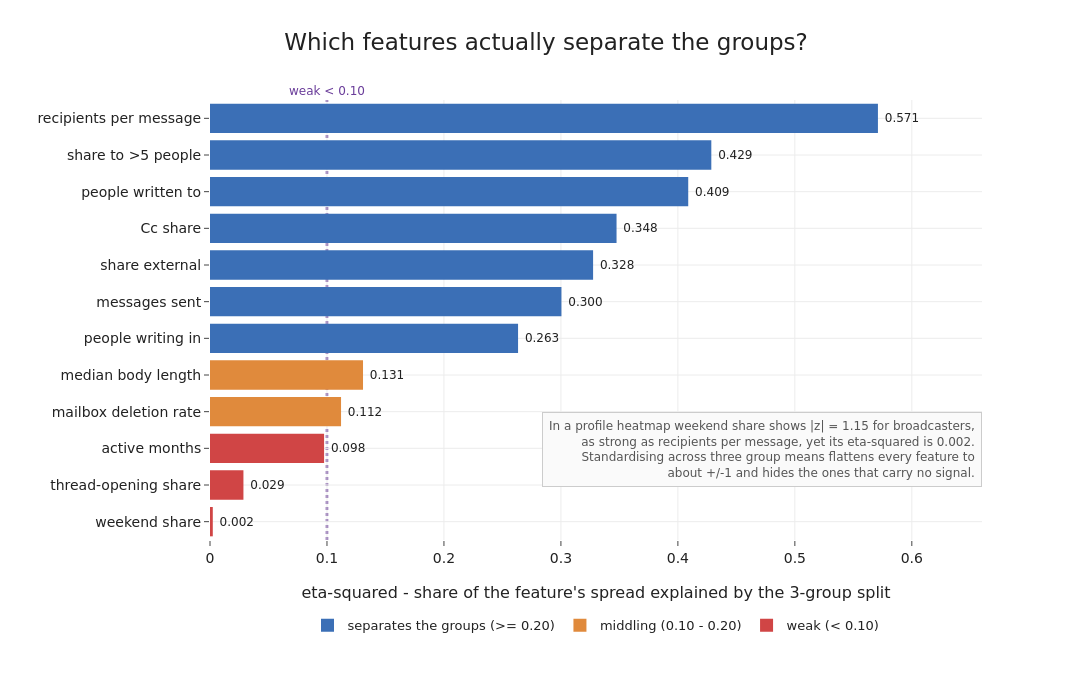

The cell this chart's notebook holds for it:
### Markdown cell above
## Which features actually separate the groups?

That measure is eta-squared: of all the spread in a feature across the 142 people, the share the
three-group split accounts for. Unlike the heatmap's standardisation it keeps the within-group
scatter, so a feature near one is almost entirely explained by which group a person is in, and a
feature near zero genuinely looks the same in every group.

### Code cell
eta = {}
for j, f in enumerate(FEATS):
    x = X[:, j]; gm = x.mean(); sst = ((x - gm) ** 2).sum()
    ssb = sum((clabel == c).sum() * (x[clabel == c].mean() - gm) ** 2 for c in np.unique(clabel))
    eta[f] = ssb / sst
eta = pd.Series(eta).sort_values()

# crosscheck: profile-heatmap z (standardised over 3 group means) vs population z vs eta-squared
prof_named = prof.rename(index=names)
z3   = (prof_named - prof_named.mean()) / prof_named.std()
zpop = (prof_named - Fraw[FEATS].mean()) / Fraw[FEATS].std()
chk = pd.DataFrame({"heatmap z (broadc.)": z3.loc["Broadcasters / execs"],
                    "population z (broadc.)": zpop.loc["Broadcasters / execs"],
                    "eta_squared": eta}).loc[["wknd_ratio", "root_ratio", "del_rate", "broadcast", "mean_recip"]]
chk.index = [PRETTY[i] for i in chk.index]
print(chk.round(3).to_string())

fn = [PRETTY[k] for k in eta.index]; ev = eta.values
barcol = [RED if v < 0.10 else (ORANGE if v < 0.20 else BLUE) for v in ev]
fig = go.Figure(go.Bar(y=fn, x=ev, orientation="h", marker_color=barcol,
    text=[f" {v:.3f}" for v in ev], textposition="outside", textfont=dict(size=12),
    cliponaxis=False, showlegend=False))
for col, nm in [(BLUE, "separates the groups (>= 0.20)"),
                (ORANGE, "middling (0.10 - 0.20)"), (RED, "weak (< 0.10)")]:
    fig.add_trace(go.Scatter(x=[None], y=[None], mode="markers",
        marker=dict(size=13, color=col, symbol="square"), name=nm, showlegend=True))
fig.add_vline(x=0.10, line=dict(color=PURPLE, dash="dot", width=2.5), layer="below",
    annotation_text="weak &lt; 0.10", annotation_position="top",
    annotation_font=dict(size=12, color=PURPLE))
fig.update_xaxes(title_text="eta-squared - share of the feature's spread explained by the 3-group split",
    range=[0, 0.66])
fig.add_annotation(xref="paper", yref="paper", x=1.0, y=0.12, showarrow=False, xanchor="right", align="right",
    text="In a profile heatmap weekend share shows |z| = 1.15 for broadcasters,<br>"
         "as strong as recipients per message, yet its eta-squared is 0.002.<br>"
         "Standardising across three group means flattens every feature to<br>"
         "about +/-1 and hides the ones that carry no signal.",
    font=dict(size=12, color="#555"), bordercolor="#cccccc", borderwidth=1, borderpad=6, bgcolor="#fafafa")
fig.update_layout(title="Which features actually separate the groups?",
    legend=dict(orientation="h", x=0.5, xanchor="center", y=-0.16, yanchor="top", font=dict(size=13)))
save_fig(fig, "pc2_feature_separation.png", w=1180, h=680, margin=dict(l=210, r=110, t=100, b=140))

### Figure 1 — Plotly figure (JSON) as saved in the notebook; plotly's stock layout.template omitted (floating-point values rounded to 4 significant figures)
{"data": [{"cliponaxis": false, "marker": {"color": ["#d04545", "#d04545", "#d04545", "#e08a3c", "#e08a3c", "#3b6fb6", "#3b6fb6", "#3b6fb6", "#3b6fb6", "#3b6fb6", "#3b6fb6", "#3b6fb6"]}, "orientation": "h", "showlegend": false, "text": [" 0.002", " 0.029", " 0.098", " 0.112", " 0.131", " 0.263", " 0.300", " 0.328", " 0.348", " 0.409", " 0.429", " 0.571"], "textfont": {"size": 12}, "textposition": "outside", "type": "bar", "x": [0.002387, 0.02858, 0.09755, 0.112, 0.1308, 0.2634, 0.3004, 0.3275, 0.3476, 0.4088, 0.4286, 0.571], "y": ["weekend share", "thread-opening share", "active months", "mailbox deletion rate", "median body length", "people writing in", "messages sent", "share external", "Cc share", "people written to", "share to >5 people", "recipients per message"]}, {"marker": {"color": "#3b6fb6", "size": 13, "symbol": "square"}, "mode": "markers", "name": "separates the groups (>= 0.20)", "showlegend": true, "type": "scatter", "x": [null], "y": [null]}, {"marker": {"color": "#e08a3c", "size": 13, "symbol": "square"}, "mode": "markers", "name": "middling (0.10 - 0.20)", "showlegend": true, "type": "scatter", "x": [null], "y": [null]}, {"marker": {"color": "#d04545", "size": 13, "symbol": "square"}, "mode": "markers", "name": "weak (< 0.10)", "showlegend": true, "type": "scatter", "x": [null], "y": [null]}], "layout": {"annotations": [{"font": {"color": "#6a3d9a", "size": 12}, "showarrow": false, "text": "weak &lt; 0.10", "x": 0.1, "xanchor": "center", "xref": "x", "y": 1, "yanchor": "bottom", "yref": "y domain"}, {"align": "right", "bgcolor": "#fafafa", "bordercolor": "#cccccc", "borderpad": 6, "borderwidth": 1, "font": {"color": "#555", "size": 12}, "showarrow": false, "text": "In a profile heatmap weekend share shows |z| = 1.15 for broadcasters,<br>as strong as recipients per message, yet its eta-squared is 0.002.<br>Standardising across three group means flattens every feature to<br>about +/-1 and hides the ones that carry no signal.", "x": 1.0, "xanchor": "right", "xref": "paper", "y": 0.12, "yref": "paper"}], "height": 680, "legend": {"font": {"size": 13}, "orientation": "h", "x": 0.5, "xanchor": "center", "y": -0.16, "yanchor": "top"}, "margin": {"b": 140, "l": 210, "r": 110, "t": 100}, "shapes": [{"layer": "below", "line": {"color": "#6a3d9a", "dash": "dot", "width": 2.5}, "type": "line", "x0": 0.1, "x1": 0.1, "xref": "x", "y0": 0, "y1": 1, "yref": "y domain"}], "title": {"text": "Which features actually separate the groups?"}, "width": 1180, "xaxis": {"range": [0, 0.66], "title": {"text": "eta-squared - share of the feature's spread explained by the 3-group split"}}}}
